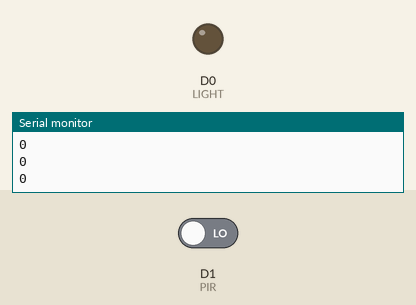
This sketch was run on a simulated ESP8266 (NodeMCU). Parts: output pins drawn as LEDs (lit = HIGH), the last lines printed to the serial monitor. The test bench sets the inputs (shaded band); at power-on: D1 (PIR) LOW.

Above: at 1.2 s.
1.3 s: D1 (PIR) driven HIGH
At 2.3 s:
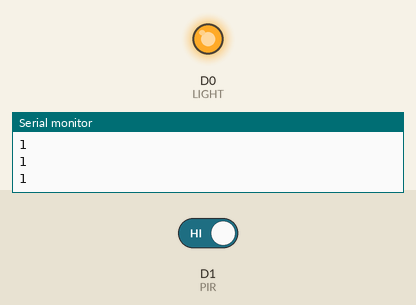
2.8 s: D1 (PIR) driven LOW
At 3.5 s:
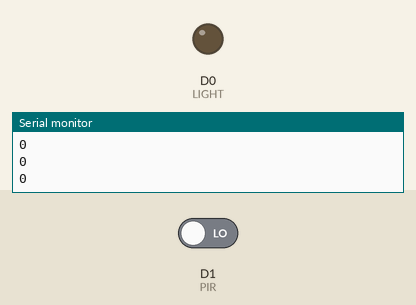
Timing chart, 0 to 5.8 s (numbered marks = the images above; inputs shaded):
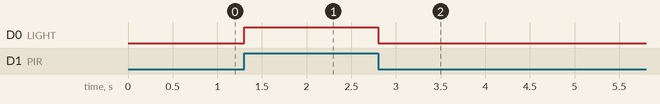

The sketch:

PIR.ino
```cpp
const uint8_t PIR = D1;
const uint8_t LIGHT = D0;
bool PIR_state = false;
void setup() {
  // put your setup code here, to run once:
  pinMode(PIR, INPUT);
  pinMode(LIGHT, OUTPUT);
  Serial.begin(9600);

}

void loop() {
  // put your main code here, to run repeatedly:
  PIR_state = digitalRead(PIR);
  digitalWrite(LIGHT, PIR_state);
  Serial.println(PIR_state);
  delay(100);
}
```

Measured:
- after the input at 1.3 s, D0 (LIGHT): LOW → HIGH at once
- after the input at 2.8 s, D0 (LIGHT): HIGH → LOW at once
